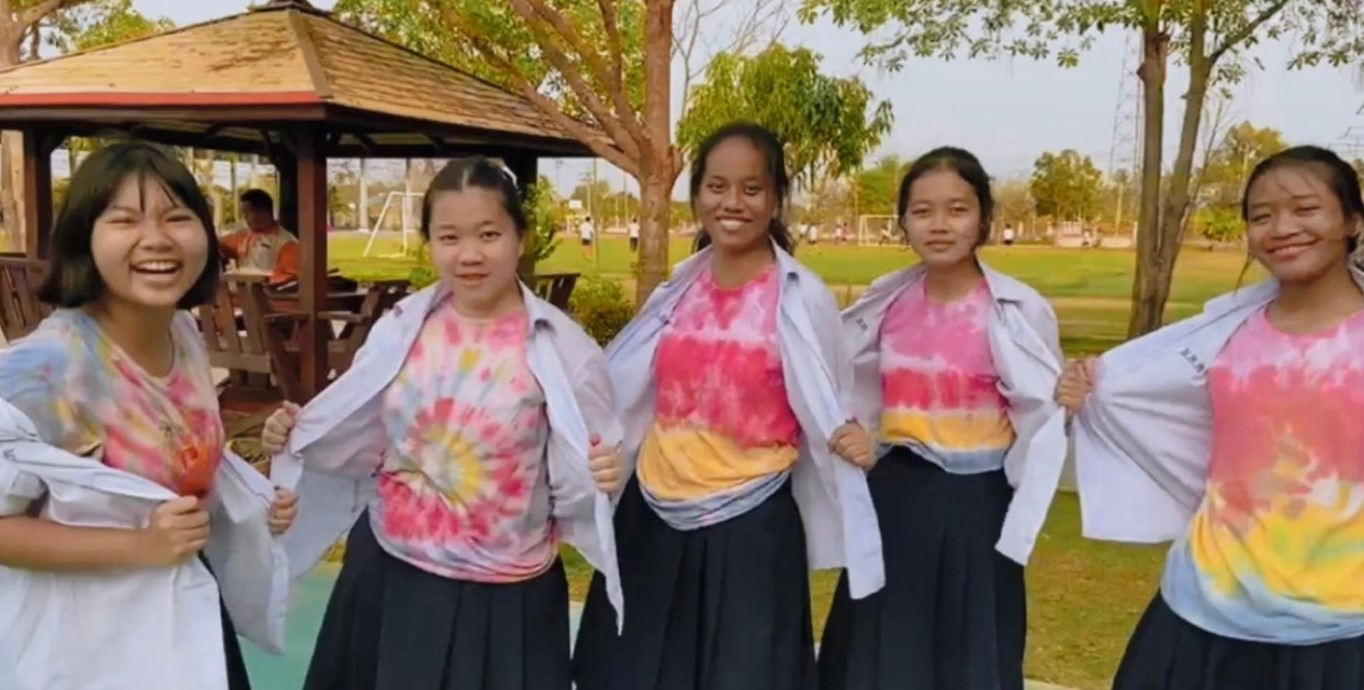
#> input picture open.cv/image2.jpg, 1364 x 690 px
$ python facedetect.py
#> lines starting #> are read from the running program, lines starting #| are printed output that depends on the picture; after the words box and inside, x2 and y2 are one past the last pixel; in counts of white or black regions, pixels touching at a corner belong together
import cv2 as cv

img = cv.imread('image2.jpg')
#> img is the input picture: shape (690, 1364, 3); mean B, G, R 103.1, 118.2, 140.1
face_model = cv.CascadeClassifier('face-detect-model.xml')
gray_scale = cv.cvtColor(img, cv.COLOR_BGR2GRAY)
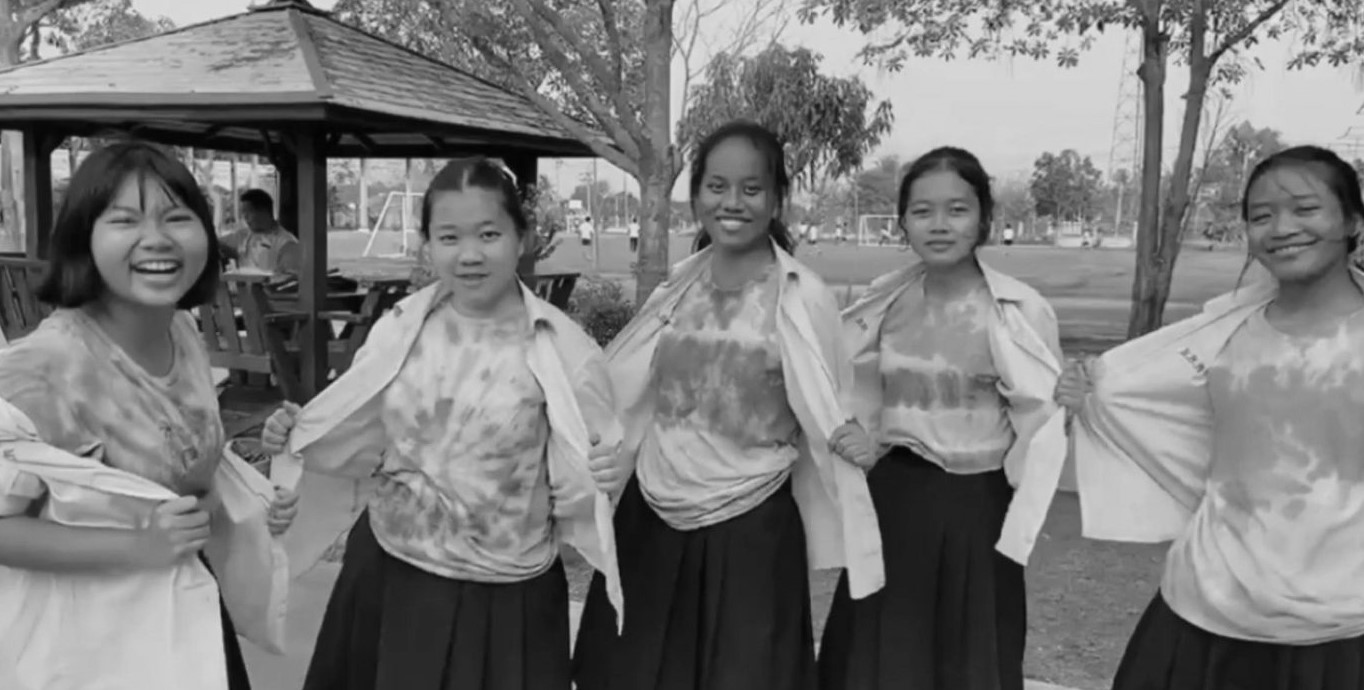
#> gray_scale: shape (690, 1364); min 1, max 232, mean 123
faces = face_model.detectMultiScale(gray_scale)
#> faces = [[518, 477, 29, 29], [1282, 476, 40, 40], [467, 437, 54, 54], [689, 151, 90, 90], [896, 175, 91, 91], [86, 170, 128, 128], [413, 191, 114, 114], [1236, 168, 109, 109], [115, 130, 212, 212], [201, 392, 182, 182]]

for (x,y,w,h) in faces:
    cv.rectangle(img, (x,y), (x+w,y+h), (255,255,0), 2)
#> this loop made 10 passes
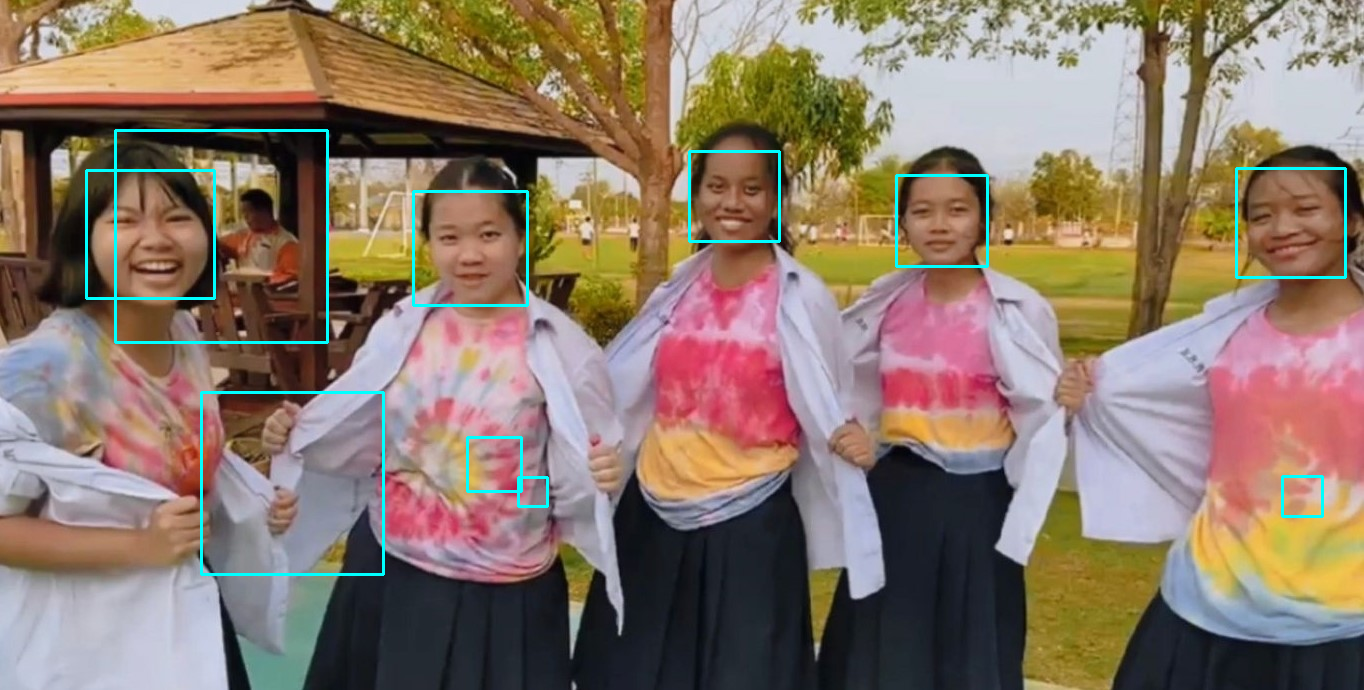
#> img: shape (690, 1364, 3); 1.33% of pixels changed, all inside (x1, y1, x2, y2) = (85, 129, 1347, 576)


cv.imshow('Faces Detection', img)
cv.waitKey(0)
cv.destroyAllWindows()

$ run again, with open.cv/image.jpg copied over open.cv/image2.jpg
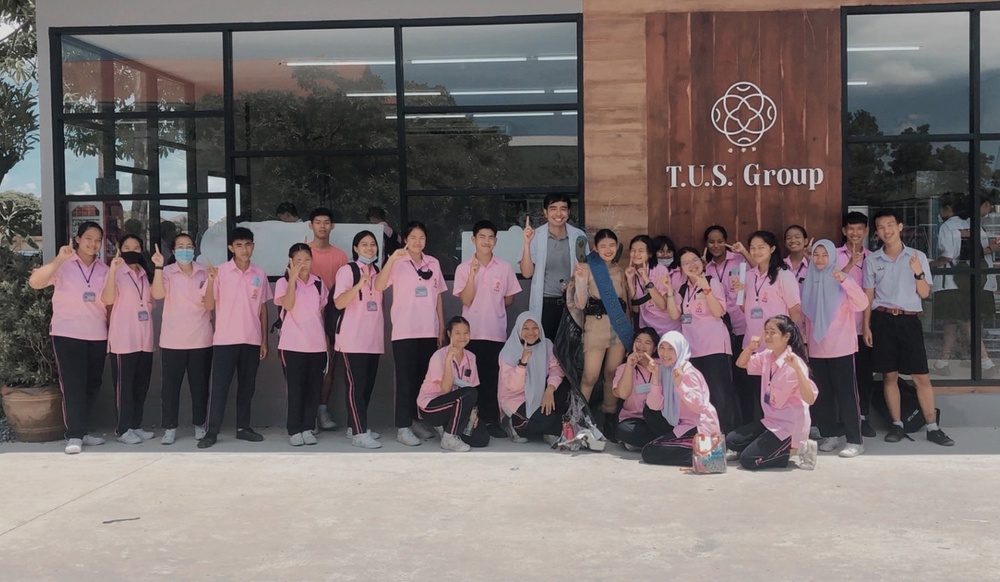
#> input picture open.cv/image.jpg, 1000 x 582 px, shrunk from 1428 x 831 before the run
#> img is the input picture: shape (582, 1000, 3); mean B, G, R 109.4, 109.3, 120.7
#> `gray_scale = cv.cvtColor(img, cv.COLOR_BGR2GRAY)`:
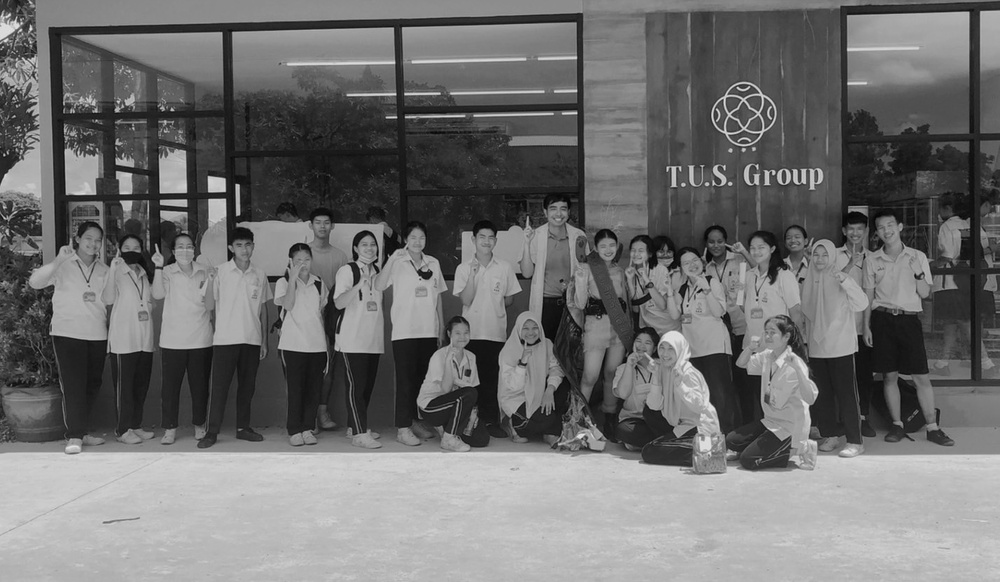
#> gray_scale: shape (582, 1000); min 2, max 230, mean 112.8
#> faces = 19 rows, first 6: [544, 197, 29, 29], [311, 213, 25, 25], [873, 217, 26, 26], [843, 218, 26, 26], [474, 228, 26, 26], [404, 228, 26, 26]
#> the loop `for (x,y,w,h) in faces:` made 19 passes
#> after the loop `for (x,y,w,h) in faces:`:
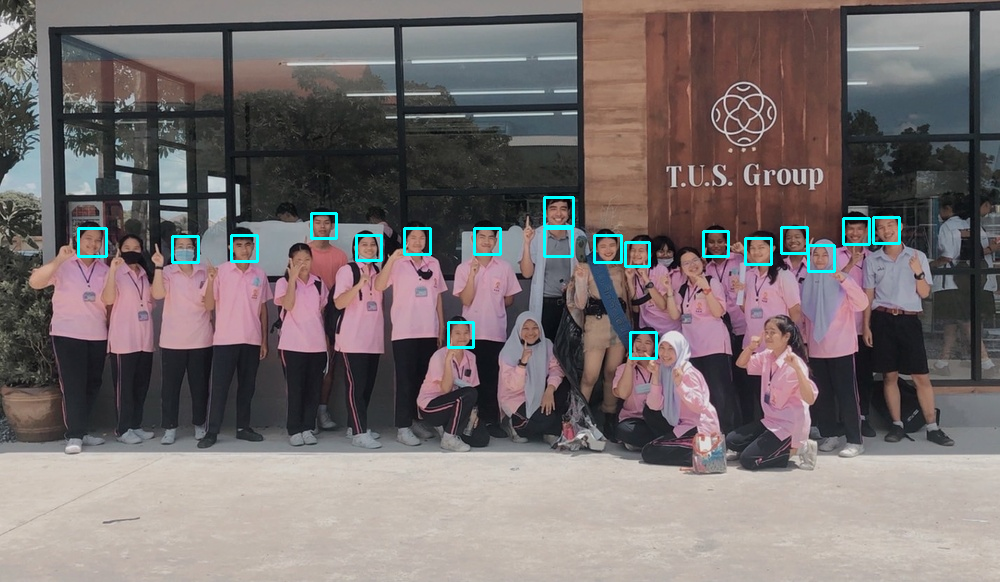
#> img: shape (582, 1000, 3); 1% of pixels changed, all inside (x1, y1, x2, y2) = (77, 196, 901, 360)
